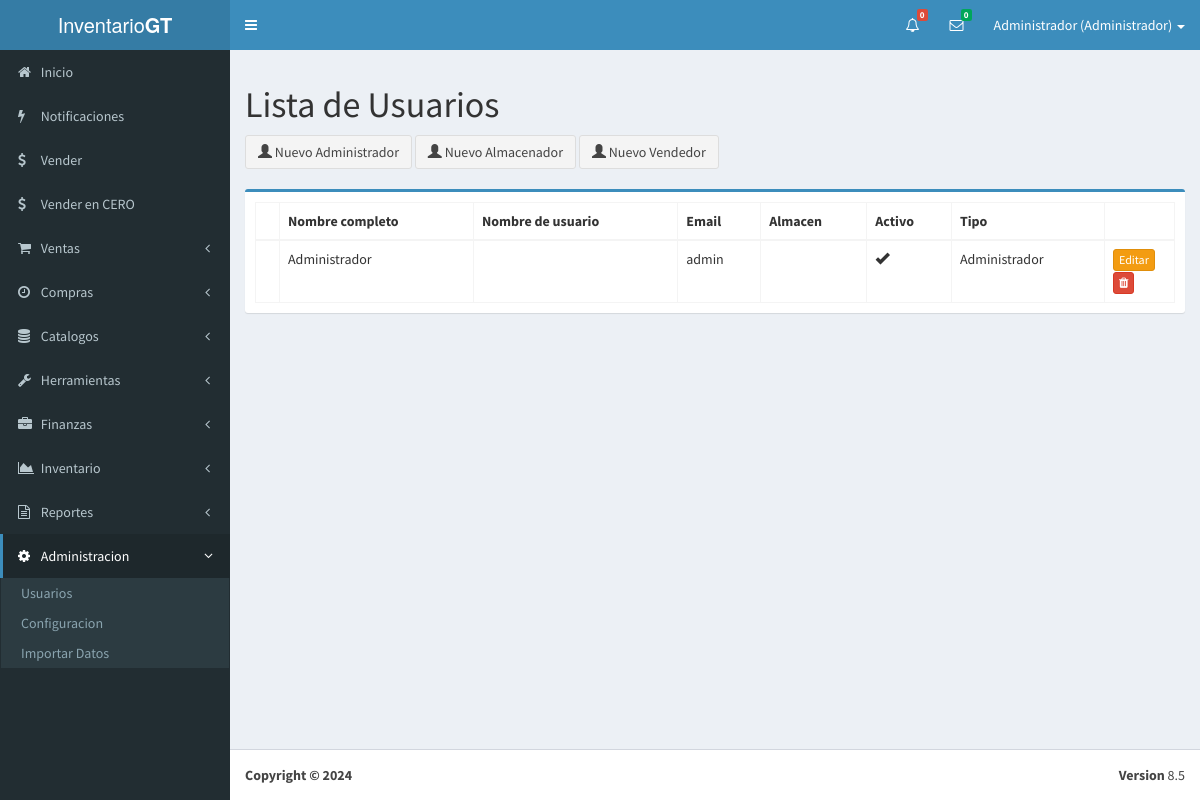
The page /?view=users (signed in) on the database its author committed.
### tables this page shows
create table user(
	id int not null auto_increment primary key,
	name varchar(50) not null,
	lastname varchar(50) not null,
	username varchar(50),
	email varchar(255) not null,
	password varchar(60) not null,
	image varchar(255),
	comision float,
	status int not null default 1,
	kind int not null default 1,
	stock_id int,
	created_at datetime not null
);

### core/controller/Module.php (called while the page is built, shortened)
<?php
class Module
{
    public static function loadLayout(): void
    {
        require_once "core/app/layouts/layout.php";
    }
}

### core/controller/Lb.php (called while the page is built, shortened)
<?php
class Lb
{
    public function start(): void
    {
        require_once "core/app/init.php";
    }
}

### index.php (called while the page is built, shortened)
<?php
$lb = new Lb();
$lb->start();

### core/controller/Executor.php (called while the page is built, shortened)
<?php
class Executor
{
    public static function doit(string $sql): array
    {
        $con = Database::getCon();
        $result = $con->query($sql);
        return [$result, $con->insert_id];
    }
}

### core/app/model/UserData.php (called while the page is built, shortened)
<?php
class UserData
{
    public static $tablename = "user";
    public static function getById($id)
    {
        $sql = "select * from " . self::$tablename . " where id=$id";
        $query = Executor::doit($sql);
        return Model::one($query[0], 'UserData');
    }
    public static function getAll()
    {
        $sql = "select * from " . self::$tablename;
        $query = Executor::doit($sql);
        return Model::many($query[0], 'UserData');
    }
}

### core/controller/Model.php (called while the page is built, shortened)
<?php
class Model
{
    public static function many(mysqli_result $query, string $aclass): array
    {
        $array = [];
        while ($r = $query->fetch_array(MYSQLI_ASSOC)) {
            $obj = new $aclass;
            foreach ($r as $key => $v) {
                $obj->$key = $v;
            }
            $array[] = $obj;
        }
        return $array;
    }
}

### core/app/view/users-view.php (the view, shortened to what this page needs)
<section class="content">
	<div class="row">
		<div class="col-md-12">
			<h1>Lista de Usuarios</h1>
			<a href="index.php?view=newuser&kind=1" class="btn btn-default"><i class='glyphicon glyphicon-user'></i> Nuevo Administrador</a>
			<a href="index.php?view=newuser&kind=2" class="btn btn-default"><i class='glyphicon glyphicon-user'></i> Nuevo Almacenador</a>
			<a href="index.php?view=newuser&kind=3" class="btn btn-default"><i class='glyphicon glyphicon-user'></i> Nuevo Vendedor</a>
			<br><br>
			<?php
			$users = UserData::getAll();
			if (count($users) > 0) {
			?>
				<div class="box box-primary">
					<div class="box-body">
						<table class="table table-bordered datatable table-hover">
							<thead>
								<th></th>
								<th>Nombre completo</th>
								<th>Nombre de usuario</th>
								<th>Email</th>
								<th>Almacen</th>
								<th>Activo</th>
								<th>Tipo</th>
								<th></th>
							</thead>
							<?php
							foreach ($users as $user) {
							?>
								<tr>
									<td style='width:24px;'>
									</td>
									<td><?php echo $user->name . " " . $user->lastname; ?></td>
									<td><?php echo $user->username; ?></td>
									<td><?php echo $user->email; ?></td>
									<td><?php if ($user->stock_id != null) {
										} ?></td>
									<td>
										<?php if ($user->status == 1): ?>
											<i class="glyphicon glyphicon-ok"></i>
										<?php endif; ?>
									</td>
									<td>
										<?php
										switch ($user->kind) {
											case '1':
												echo "Administrador";
												break;
										}
										?>
									</td>
									<td style="width:70px;"><a href="index.php?view=edituser&id=<?php echo $user->id; ?>" class="btn btn-warning btn-xs">Editar</a>
										<a href="./?action=deluser&id=<?php echo $user->id; ?>" class="btn btn-danger btn-xs"><i class="fa fa-trash"></i></a>
									</td>
								</tr>
						<?php
							}
							echo "</table></div></div>";
						} else {
						}
						?>
					</div>
				</div>
</section>

### rows shown on the page
user: name "Administrador", email "admin", status 1 (drawn), kind "Administrador"

### other values the page prints
$cnt_tot "0"
count($msgs) "0"
UserData::getById($_SESSION["user_id"])->name "Administrador"
